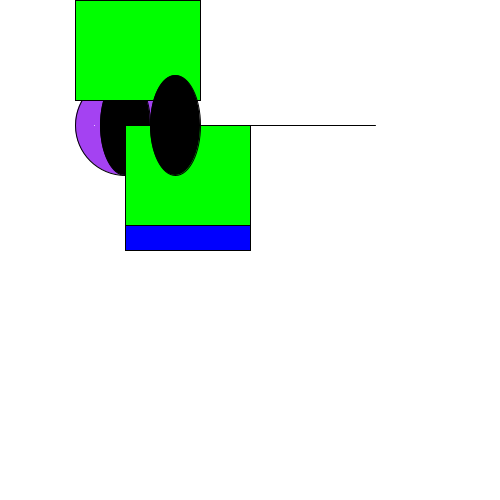
Frame 1 (no input)
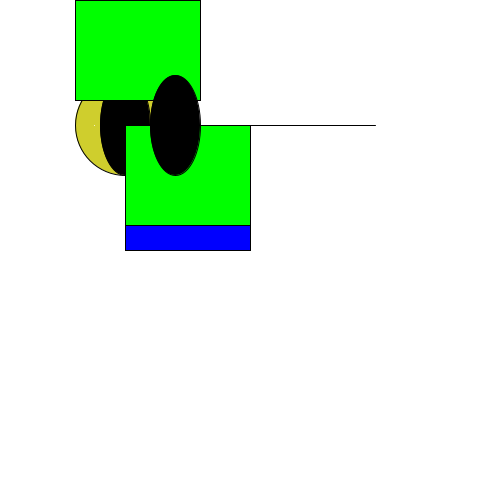
Frame 60 (the mouse pressed at the canvas centre just before this capture)
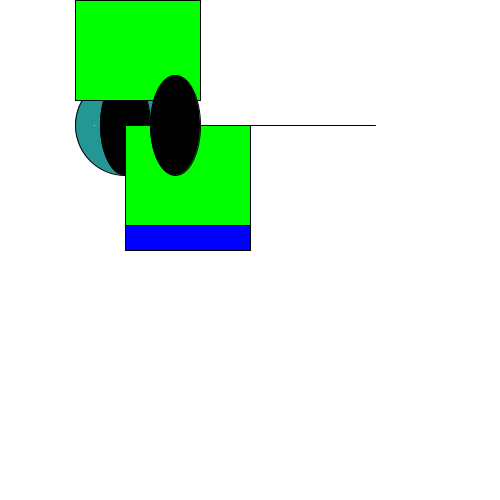
Frame 120 (the mouse held since frame 60 and released just before this capture)

The Processing sketch that drew these frames (run headless with seeded random() and noise(); from frame 60 on, the mouse is pressed at the canvas centre):

// Processing sketch: FinalClass_IntroFace
// ── FinalClass_IntroFace.pde
/*Inheritance:
Shape - Point - Line
Shape - Point - Circle - Ellipse - Ball
Shape - Point - Square - Rectangle - Hat
*/
//Gloabl Variables
ArrayList<Shape> shapes = new ArrayList<Shape>();
color white = 255;
//
void setup() {
  size(500, 500);
  //
  float x = width*1/4;
  float y = height*1/4;
  float ptX = width*3/4;
  float ptY = height*1/4;
  float diameter = width*1/5;
  float xDiameter = width*1/10;
  float yDiameter = width*1/5;
  float side = width*1/4;
  float sideY = height*1/5;
  //
  Point p = new Point(x-width*1/16, y);  
  Line l = new Line(x, y, ptX, ptY);  
  Circle c = new Circle(x, y, diameter);  
  Ellipse e = new Ellipse(x, y, xDiameter, yDiameter);
  Square s = new Square(x, y, side); 
  Rectangle r = new Rectangle(x, y, side, sideY); 
  Ball b = new Ball (x+width*1/10, y, xDiameter, yDiameter);
  Hat h = new Hat(x-width*1/10, y-height*1/4, side, sideY); 
  shapes.add(c);
  shapes.add(l);
  shapes.add(p);
  shapes.add(e);
  shapes.add(s);
  shapes.add(r);
  shapes.add(h);
  shapes.add(b);
}//end setup

void draw() {
  background(white);
  for (Shape s : shapes) {
    s.draw();
  }//end FOR
}//end draw

void mousePressed() {
}//end mousePressed

void keyPressed() {
}//end keyPressed

// ── Ball.pde
final private class Ball extends Ellipse {
  //Global Variables

  //Constructor
  Ball(float x, float y, float xDiameter, float yDiameter) {
    super( x, y, xDiameter, yDiameter);
  }//End Constructor
  


  //Common Methods

}//end Ball class

// ── Circle.pde
/*Inheritance:
Shape - Point - Line
Shape - Point - Circle - Ellipse - Ball
Shape - Point - Square - Rectangle - Hat
*/
class Circle extends Point {
  //Global Variables
  public float diameter;
  //Constructor
  private Circle(float x, float y, float diameter) {
    super(x, y);
    this.diameter = diameter;
  }//End Constructor

  public void draw() {
    fillCode();
    circle(x, y, diameter);
    fillWhite(); //reset to white colour (best pratice)
  }//end draw
  public color fillColour (color colour) {
    if (colour != 255) { 
      return 255;
    } else { 
      return color( random(255), random(255), random(255) );
    }
  }//end fillColour()

  //Common Methods
}//end Circle

// ── Ellipse.pde
/*Inheritance:
Shape - Point - Line
Shape - Point - Circle - Ellipse - Ball
Shape - Point - Square - Rectangle - Hat
*/
private class Ellipse extends Circle {
  //Global Variables
  public float yDiameter;
  //Constructor
  Ellipse(float x, float y, float diameter, float yDiameter) {
    super(x, y, diameter);
    this.yDiameter = yDiameter;
  }//End Constructor

  final public void draw() {
    fillCode();
    ellipse(x, y, diameter, yDiameter);
    fillWhite(); //reset to white colour (best pratice)
  }//end draw

  //Common Methods
  //
  final public color fillColour (color colour) {
    return color (0, 0, 0);
  }//end fillColour
  
}//end Ellipse

// ── Hat.pde
/*Inheritance:
Shape - Point - Line
Shape - Point - Circle - Ellipse - Ball
Shape - Point - Square - Rectangle - Hat
*/
private class Hat extends Rectangle {
  //Global Variables

  //Constructor
  private Hat(float x, float y, float side, float sideY) {
    super(x, y, side, sideY);
  }//End Constructor
  


  //Common Methods

}//end Hat class

// ── Line.pde
/*Inheritance:
Shape - Point - Line
Shape - Point - Circle - Ellipse - Ball
Shape - Point - Square - Rectangle - Hat
*/
final private class Line extends Point {
  //Global Variables
  float ptX, ptY;
  //
  //Constructor
  private Line (float x, float y, float ptX, float ptY) {
    super(x, y);
    this.ptX = ptX;
    this.ptY = ptY;
  }//end Constructor

  public void draw() {
    //fillCode();
    line(x, y, ptX, ptY);
    //fillWhite(); //reset to white colour (best pratice)
  }//end draw

  //Common Methods
}//end Line

// ── Point.pde
/*Inheritance:
Shape - Point - Line
Shape - Point - Circle - Ellipse - Ball
Shape - Point - Square - Rectangle - Hat
*/
private class Point extends Shape {
  //Global Variables
 private color colour = 255;
  //
  //Constructor
  private Point (float x, float y) {
    super(x, y);
  }//end Constructor

  public void draw() {
    stroke(255); //Grey Scale
    point(x, y);
    stroke(0); //Grey Scale, affects the line class too
  }//end draw

  //Common Methods
 final public void fillCode() {
    fill ( fillColour (colour) );
  }//end fillCode
  final public void fillWhite() {
    fill ( fillColour(colour) );
  }//end fillWhite
  public color fillColour (color colour) {
    return color (0, 0, 0);
  }//end fillColour
}//end Point

// ── Rectangle.pde
/*Inheritance:
Shape - Point - Line
Shape - Point - Circle - Ellipse - Ball
Shape - Point - Square - Rectangle - Hat
*/
private class Rectangle extends Square {
  //Global Variables
  float sideY;
  //
  //Constructor
  private Rectangle(float x, float y, float side, float sideY) {
    super(x, y, side);
    this.sideY = sideY;
  }

 final public void draw() {
    fillCode();
    rect(x, y, side, sideY);
    fillWhite(); //reset to white colour (best pratice)
  }//end draw

  //Common Methods
    final public color fillColour (color colour) {
    return color (0, colour, 0); //Not night mode, "hint hint"
  }//end fillColour
}//end Rectangle

// ── Shape.pde
abstract private class Shape {
  //Global Variables
  public float x, y;
  //
  //Constructor: ellipse(), circle(), square(), rect(), line(), point()
  private Shape(float xParameter, float yParameter) {
    this.x = xParameter;
    this.y = yParameter;
  }

  abstract public void draw();
  //abstract public void fillWhite();  //Common Methods
}//end Shape

// ── Square.pde
private class Square extends Point {
  //Global Variables
  public float side;
  //
  //Constructor
  private Square(float x, float y, float side) {
    super(x, y);
    this.side = side;
  }

  public void draw() {
    fillCode();
    square(x, y, side);
    fillWhite(); //reset to white colour (best pratice)
  }//end draw

  //Common Methods
   public color fillColour (color colour) {
    return color (0, 0, colour); //Not night mode, "hint hint"
  }//end fillColour
  
}//end Square
